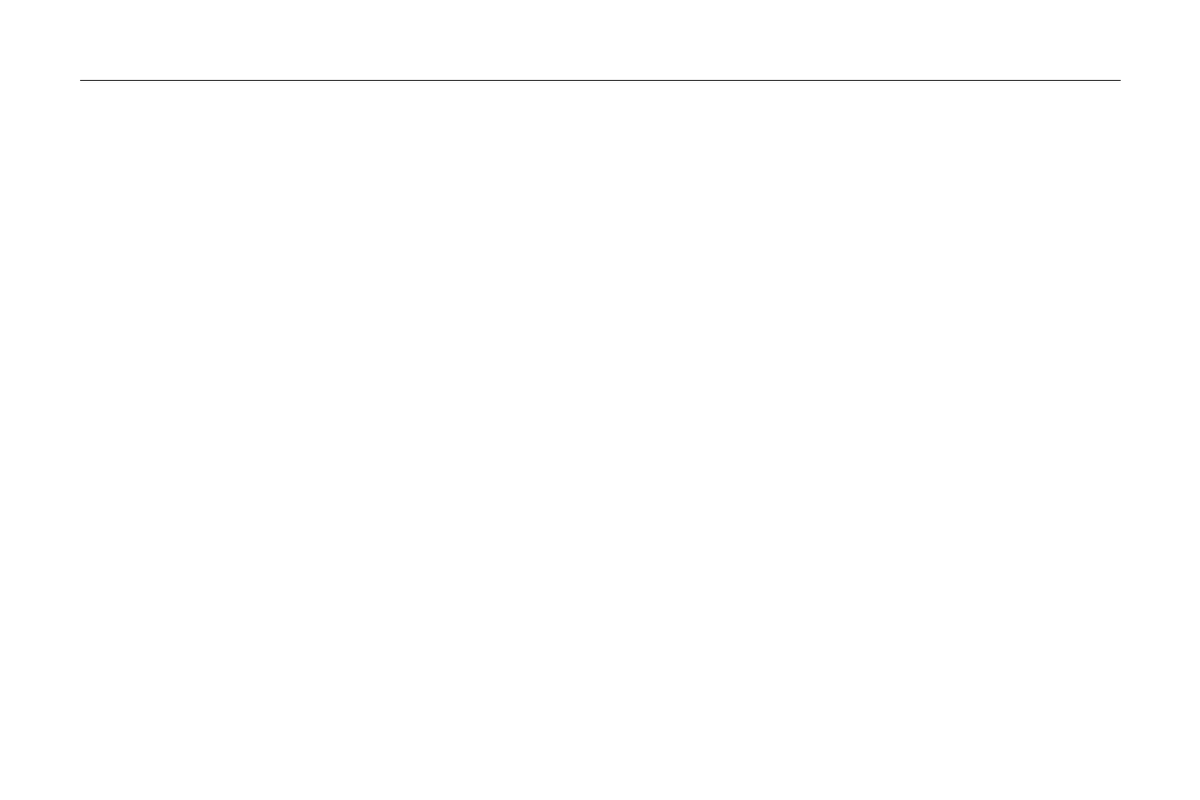
Frame 1 (no input)
Frame 60 (the mouse pressed at the canvas centre just before this capture): identical to frame 1, image omitted
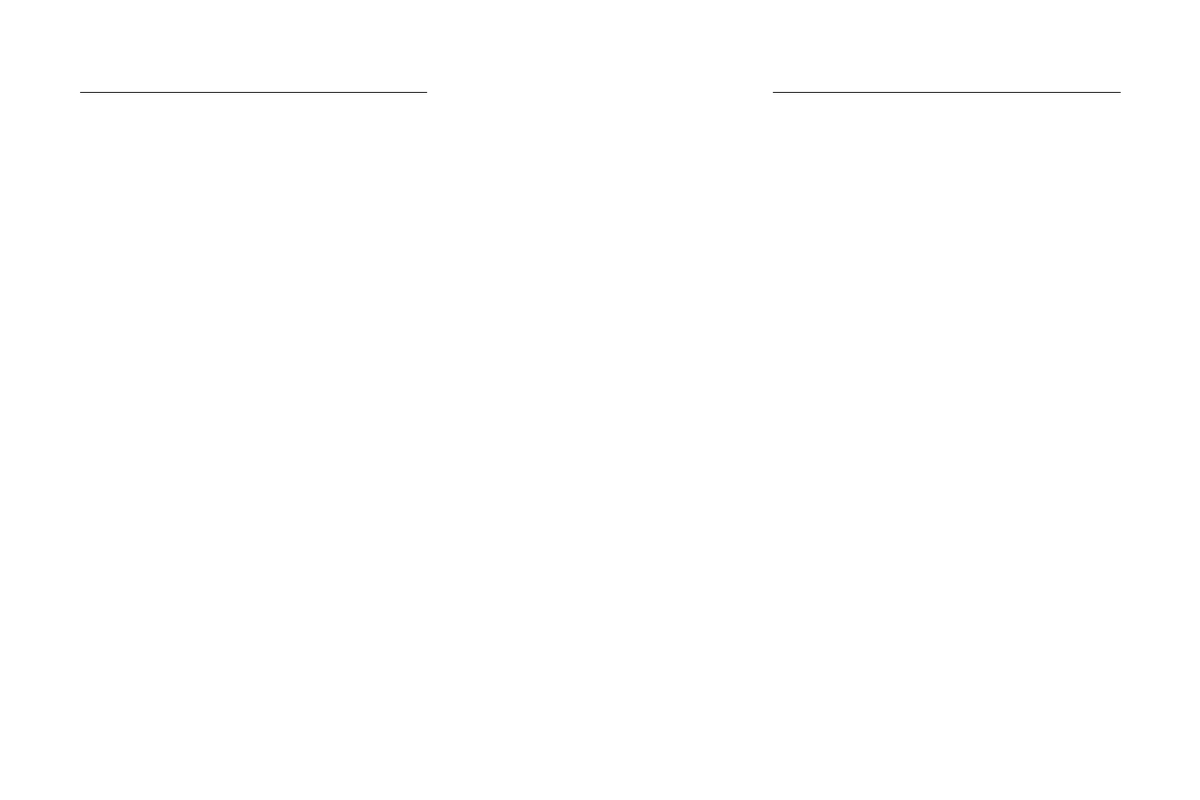
Frame 120 (the mouse held since frame 60 and released just before this capture)

The Processing sketch that drew these frames (run headless with seeded random() and noise(); from frame 60 on, the mouse is pressed at the canvas centre):

// Processing sketch: TheKangLine
// ── TheKangLine.pde

ArrayList<Line> lines;
ArrayList<Line> nextgan;
void setup()
{
   size(1500,1000);
   lines = new ArrayList<Line>();
   
   PVector a = new PVector(100,100);
   PVector b = new PVector(width-100,100);
   lines.add(new Line(a,b));
   
   
}

void draw()
{
  background(255);
  for(Line l:lines)
  {
     l.display(); 
  }
}

void generate()
{
  nextgan = new ArrayList<Line>();
  
  for(Line l:lines)
  {
     PVector a = l.getA();
     PVector b = l.getB();
     PVector c = l.getC();
     PVector d = l.getD();
     
     nextgan.add(new Line(a,b));
     nextgan.add(new Line(c,d));
  }
  lines = nextgan;
}

void mousePressed()
{
   generate(); 
}
// ── Line.pde
class Line
{
  PVector distance;
  PVector start;
  PVector end;
  
  Line(PVector a,PVector b)
  {
    start = a.get();
    end = b.get();
    distance = new PVector(0,15);
  }
  
  PVector getA()
  {
    PVector A = PVector.add(start,distance);
    return A;
  }
  
  PVector getB(){
    PVector len = PVector.sub(end,start);
    len.div(3);
    PVector B = PVector.add(len,start);
    B.add(distance);
    return B;
  }
  
  PVector getC(){
    PVector len = PVector.sub(end,start);
    len.div(3);
    len.mult(2);
    PVector C = PVector.add(start,len);
    C.add(distance);
    return C;
  }
  
  PVector getD()
  {
    PVector D = PVector.add(end,distance);
    return D;
  }
  
  void display()
  {
     stroke(0);
     line(start.x,start.y,end.x,end.y);
  }
}
